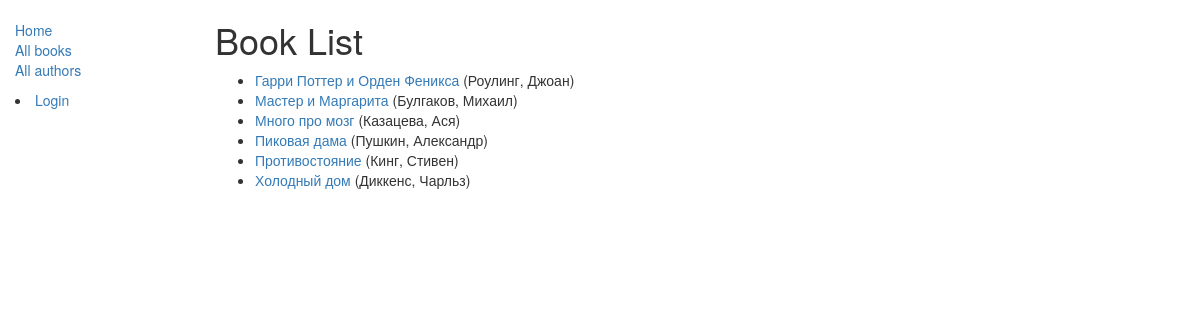
/catalog/books/, run on the app's committed database.
### catalog/models.py (models this page shows, shortened)
class Book(models.Model):
    title = models.CharField(max_length=200)
    author = models.ForeignKey('Author', on_delete=models.RESTRICT, null=True)
    summary = models.TextField(
        max_length=1000, help_text="Enter a brief description of the book")
    isbn = models.CharField('ISBN', max_length=13,
                            unique=True,
                            help_text='13 Character <a href="https://www.isbn-international.org/content/what-isbn'
                                      '">ISBN number</a>')
    genre = models.ManyToManyField(
        Genre, help_text="Select a genre for this book")
    language = models.ForeignKey(
        'Language', on_delete=models.SET_NULL, null=True)
    class Meta:
        ordering = ['title', 'author']
    def display_genre(self):
        """Creates a string for the Genre. This is required to display genre in Admin."""
        return ', '.join([genre.name for genre in self.genre.all()[:3]])
    display_genre.short_description = 'Genre'
    def get_absolute_url(self):
        return reverse('book-detail', args=[str(self.id)])

class Author(models.Model):
    first_name = models.CharField(max_length=100)
    last_name = models.CharField(max_length=100)
    date_of_birth = models.DateField(null=True, blank=True)
    date_of_death = models.DateField('died', null=True, blank=True)
    class Meta:
        ordering = ['last_name', 'first_name']
    def __str__(self):
        return f'{self.last_name}, {self.first_name}'

### catalog/views.py (the view)
# urls.py: path('books/', views.BookListView.as_view(), name='books'),
class BookListView(generic.ListView):
    model = Book
    paginate_by = 10

### catalog/templates/catalog/book_list.html
{% extends "base_generic.html" %}
{% block content %}
    <h1>Book List</h1>
    {% if book_list %}
    <ul>
      {% for book in book_list %}
      <li>
        <a href="{{ book.get_absolute_url }}">{{ book.title }}</a> ({{book.author}})
      </li>
      {% endfor %}
    </ul>
    {% else %}
      <p>There are no books in the library.</p>
    {% endif %}
{% endblock %}

### catalog/templates/base_generic.html (shortened to what this page needs)
<!doctype html>
<html lang="en">
  <head>
    <link
      rel="stylesheet"
      href="https://maxcdn.bootstrapcdn.com/bootstrap/3.3.7/css/bootstrap.min.css" />
    {% load static %}
    <link rel="stylesheet" href="{% static 'css/styles.css' %}" />
  </head>
  <body>
    <div class="container-fluid">
      <div class="row">
        <div class="col-sm-2">
          {% block sidebar %}
            <ul class="sidebar-nav">
              <li><a href="{% url 'index' %}">Home</a></li>
              <li><a href="{% url 'books' %}">All books</a></li>
              <li><a href="">All authors</a></li>
            </ul>
             {% if user.is_authenticated %}
               <li>User: {{ user.get_username }}</li>
               <li><a href="{% url 'my-borrowed' %}">My Borrowed</a></li>
               <li><a href="{% url 'logout'%}?next={{request.path}}">Logout</a></li>
               {% else %}
               <li><a href="{% url 'login'%}?next={{request.path}}">Login</a></li>
               {% endif %}
          {% endblock %}
        </div>
        <div class="col-sm-10 ">{% block content %}{% endblock %}
        </div>
      </div>
    </div>
  </body>
</html>

### catalog/static/css/styles.css (style rules this page uses)
.sidebar-nav { margin-top: 20px; padding: 0; list-style: none; }

### data on the page
Book: title "Гарри Поттер и Орден Феникса", author "Роулинг, Джоан"
Book: title "Мастер и Маргарита", author "Булгаков, Михаил"
Book: title "Много про мозг", author "Казацева, Ася"
Book: title "Пиковая дама", author "Пушкин, Александр"
Book: title "Противостояние", author "Кинг, Стивен"
Book: title "Холодный дом", author "Диккенс, Чарльз"
